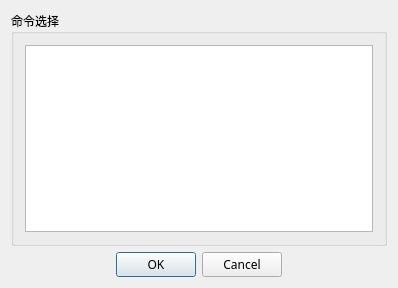
<?xml version="1.0" encoding="UTF-8"?>
<ui version="4.0">
 <class>RemoteCommandGroupDialog</class>
 <widget class="QDialog" name="RemoteCommandGroupDialog">
  <property name="geometry">
   <rect>
    <x>0</x>
    <y>0</y>
    <width>398</width>
    <height>288</height>
   </rect>
  </property>
  <property name="sizePolicy">
   <sizepolicy hsizetype="Fixed" vsizetype="Fixed">
    <horstretch>0</horstretch>
    <verstretch>0</verstretch>
   </sizepolicy>
  </property>
  <property name="minimumSize">
   <size>
    <width>0</width>
    <height>0</height>
   </size>
  </property>
  <property name="windowTitle">
   <string>远程命令</string>
  </property>
  <property name="windowIcon">
   <iconset resource="../Resources.qrc">
    <normaloff>:/Core/Resources/Logo.png</normaloff>:/Core/Resources/Logo.png</iconset>
  </property>
  <layout class="QVBoxLayout" name="verticalLayout_3" stretch="5,0">
   <item>
    <widget class="QGroupBox" name="command_group">
     <property name="font">
      <font>
       <family>微软雅黑</family>
      </font>
     </property>
     <property name="title">
      <string>命令选择</string>
     </property>
     <layout class="QHBoxLayout" name="horizontalLayout_2">
      <property name="leftMargin">
       <number>11</number>
      </property>
      <property name="topMargin">
       <number>11</number>
      </property>
      <property name="rightMargin">
       <number>11</number>
      </property>
      <property name="bottomMargin">
       <number>11</number>
      </property>
      <item>
       <widget class="QListWidget" name="command_select">
        <property name="font">
         <font>
          <family>微软雅黑</family>
         </font>
        </property>
       </widget>
      </item>
     </layout>
    </widget>
   </item>
   <item>
    <widget class="QDialogButtonBox" name="buttonBox">
     <property name="font">
      <font>
       <family>微软雅黑</family>
      </font>
     </property>
     <property name="orientation">
      <enum>Qt::Horizontal</enum>
     </property>
     <property name="standardButtons">
      <set>QDialogButtonBox::Cancel|QDialogButtonBox::Ok</set>
     </property>
     <property name="centerButtons">
      <bool>true</bool>
     </property>
    </widget>
   </item>
  </layout>
 </widget>
 <resources>
  <include location="../Resources.qrc"/>
 </resources>
 <connections>
  <connection>
   <sender>buttonBox</sender>
   <signal>accepted()</signal>
   <receiver>RemoteCommandGroupDialog</receiver>
   <slot>accept()</slot>
   <hints>
    <hint type="sourcelabel">
     <x>239</x>
     <y>341</y>
    </hint>
    <hint type="destinationlabel">
     <x>157</x>
     <y>274</y>
    </hint>
   </hints>
  </connection>
  <connection>
   <sender>buttonBox</sender>
   <signal>rejected()</signal>
   <receiver>RemoteCommandGroupDialog</receiver>
   <slot>reject()</slot>
   <hints>
    <hint type="sourcelabel">
     <x>307</x>
     <y>341</y>
    </hint>
    <hint type="destinationlabel">
     <x>286</x>
     <y>274</y>
    </hint>
   </hints>
  </connection>
 </connections>
</ui>
